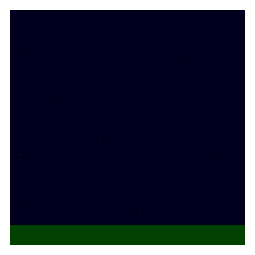
Frame 1 (no input)
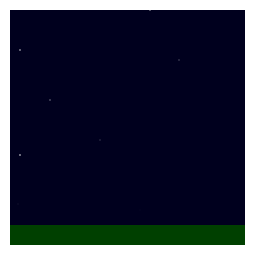
Frame 60 (the mouse pressed at the canvas centre just before this capture)
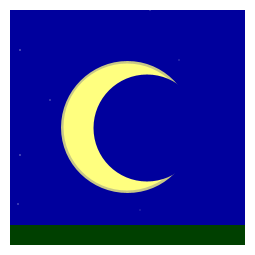
Frame 120 (the mouse held since frame 60 and released just before this capture)

The Processing sketch that drew these frames (run headless with seeded random() and noise(); from frame 60 on, the mouse is pressed at the canvas centre):

// Processing sketch: processing_181916
// ── processing_181916.pde


int bc = 0;
float sz = 20;

void setup(){
size (255,255);
noCursor();
}

void draw(){
 
  background(0,0,mouseY+30);

   // Estrellas del cielo
  fill(255,255,255);

  ellipse (18,204,random(2),random(2));
  ellipse (50,100,random(2),random(2));
  ellipse (100,140,random(2),random(2));
  ellipse (140,210,random(2),random(2));
  ellipse (179,60,random(2),random(2));
  ellipse (20,50,random(2),random(2));
  ellipse (220,155,random(2),random(2));
  ellipse (150,10,random(2),random(2));
  ellipse (20,155,random(2),random(2));
  // Luna
  
  strokeWeight(5);
  stroke(255,255,mouseX,200);
fill(255, 255, mouseX);
  ellipse(mouseX, mouseY, mouseY, mouseY);
 noStroke();
  fill(0,0,mouseY+30);
  ellipse(mouseX+20,mouseY+1,mouseY-20,mouseY-20);
  
// Suelo
  fill (0,64,0);
  noStroke();
  rect(0, 225, 255, 255);


fill (255,255,255);
noStroke();
rect(0,0,10,255);
rect(0,0,255,10);
rect(0,245,255,10);
rect(245,0,10,255);
 
}
